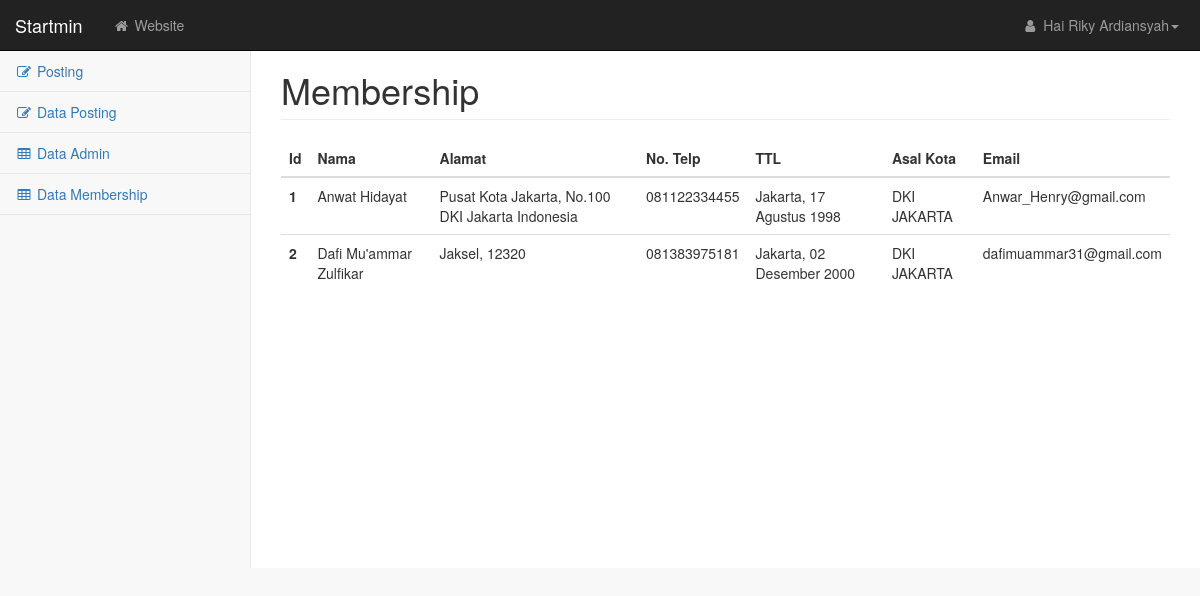
/admin/membership.php (signed in), run on the app's committed database.
### tables this page shows
CREATE TABLE `membership` (
  `id` int(5) NOT NULL,
  `nama` varchar(50) NOT NULL,
  `alamat` text NOT NULL,
  `notlp` varchar(15) NOT NULL,
  `ttl` varchar(50) NOT NULL,
  `asal kota` varchar(30) NOT NULL,
  `email` varchar(30) NOT NULL
);

### admin/membership.php (the view, shortened to what this page needs)
<!DOCTYPE html>
<html lang="en">
    <head>
        <?php include('resources.php')?>
    </head>
    <body>
        <div id="wrapper">
            <?php include('navigasi.php') ?>
            <div id="page-wrapper">
                <div class="container-fluid">
                    <div class="row">
                        <div class="col-lg-12">
                            <h1 class="page-header">Membership</h1>
                        </div>
                    </div>
                    <div class="row">
                        <div class="col-lg-12 col-md-12">
                            <table class="table">
                                <thead>
                                    <tr>
                                        <th scope="col">Id</th>
                                        <th scope="col">Nama</th>
                                        <th scope="col">Alamat</th>
                                        <th scope="col">No. Telp</th>
                                        <th scope="col">TTL</th>
                                        <th scope="col">Asal Kota</th>
                                        <th scope="col">Email</th>
                                    </tr>
                                </thead>
                                <tbody>
                                <?php
                                    require_once('config.php');
                                    $sql = "SELECT * FROM membership";
                                    $query = mysqli_query($db, $sql);
                                    while($data = mysqli_fetch_array($query)){
                                ?>
                                    <tr>
                                        <th scope="row"><?= $data['id']?></th>
                                        <td><?= $data['nama']?></td>
                                        <td><?= $data['alamat']?></td>
                                        <td><?= $data['notlp']?></td>
                                        <td><?= $data['ttl']?></td>
                                        <td><?= $data['asal kota']?></td>
                                        <td><?= $data['email']?></td>
                                    </tr>
                                    <?php }?>
                                </tbody>
                            </table>
                        </div>
                    </div>
                </div>
            </div>
</body>
</html>

### asset/css/startmin.css (style rules this page uses)
body { background-color: #f8f8f8; }
#wrapper { width: 100%; }
#page-wrapper { padding-top: 30px; min-height: 568px; background-color: #fff; }
@media (min-width:768px) { #page-wrapper { position: inherit; margin-left: 250px; padding: 30px 15px 0 15px; border-left: 1px solid #e7e7e7; } }

### data on the page
membership: id "1", nama "Anwat Hidayat", alamat "Pusat Kota Jakarta, No.100 DKI Jakarta Indonesia", notlp "081122334455", ttl "Jakarta, 17 Agustus 1998", asal kota "DKI JAKARTA", email "Anwar_Henry@gmail.com"
membership: id "2", nama "Dafi Mu'ammar Zulfikar", alamat "Jaksel, 12320", notlp "081383975181", ttl "Jakarta, 02 Desember 2000", asal kota "DKI JAKARTA", email "dafimuammar31@gmail.com"

### other printed values
$_SESSION['nama'] "Riky Ardiansyah"
